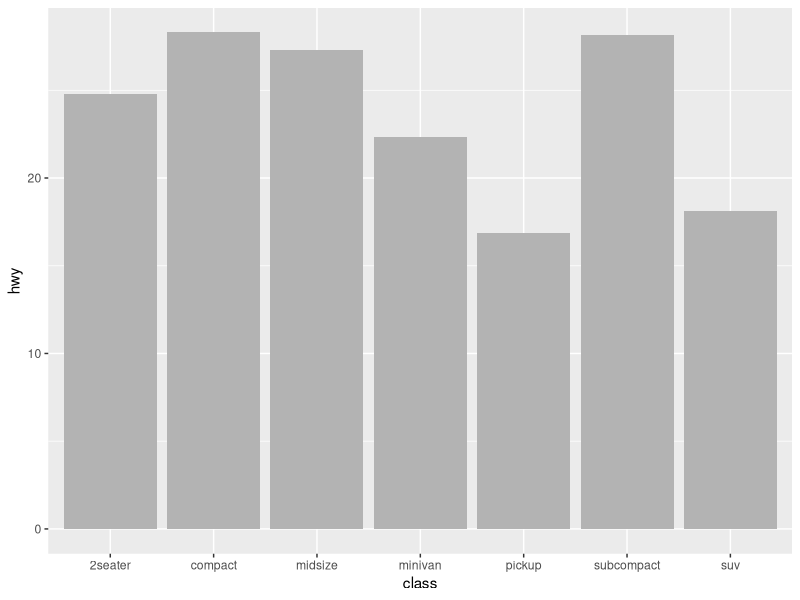
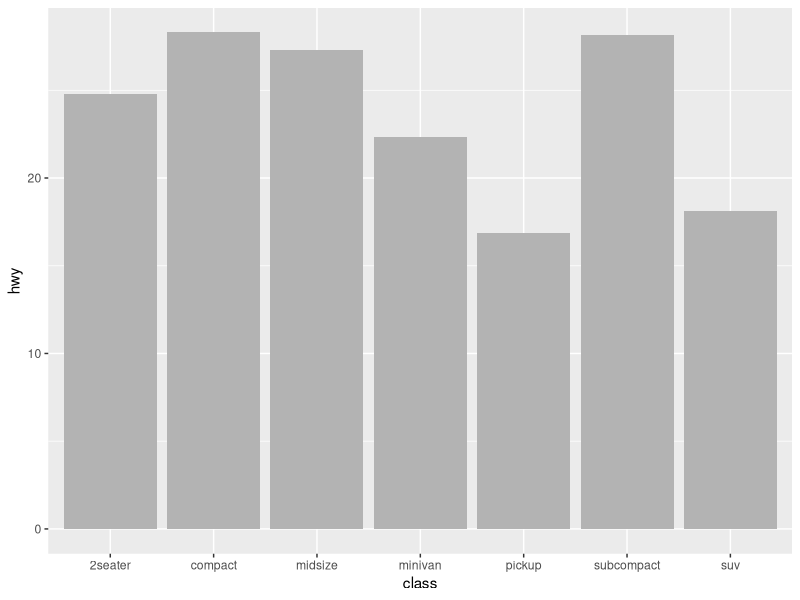

These figures' R source, in order:
library(ggplot2)
# clever use of a function to add layers - from https://github.com/hadley/ggplot2-book
geom_mean_ci <- function() {
  list(
    stat_summary(fun.y = "mean", geom = "bar", fill = "grey70"),
    stat_summary(fun.data = "mean_cl_normal", geom = "errorbar", width = 0.4) )
}

# compare
ggplot(mpg, aes(class, hwy)) + 
  stat_summary(fun.y = "mean", geom = "bar", fill = "grey70") # bars only

ggplot(mpg, aes(class, hwy)) + geom_mean_ci() # full monty
